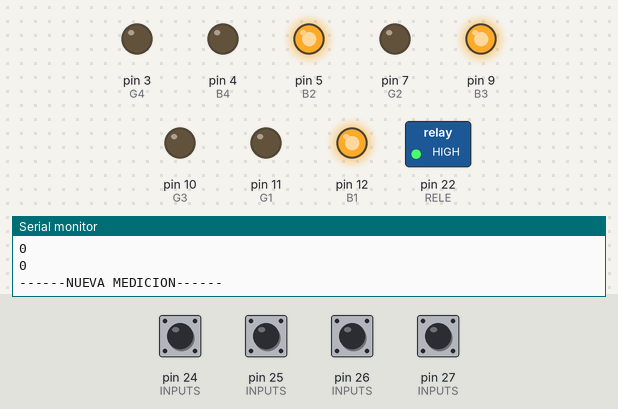
Simulated run of this sketch. Board: Arduino Mega 2560, built with avr-gcc and run on an emulated ATmega2560. Parts: switched loads named in the sketch (green lamp = pin HIGH), output pins drawn as LEDs (lit = HIGH), the last lines printed to the serial monitor. The test bench sets the inputs (shaded band); at power-on: pin 24 (INPUTS), pin 25 (INPUTS), pin 26 (INPUTS), pin 27 (INPUTS) HIGH. Pins used as bus, display or sensor lines are not drawn.

Above: at 1.3 s.
1.4 s: pin 24 (INPUTS) pulled LOW for 0.15 s
At 2.7 s:
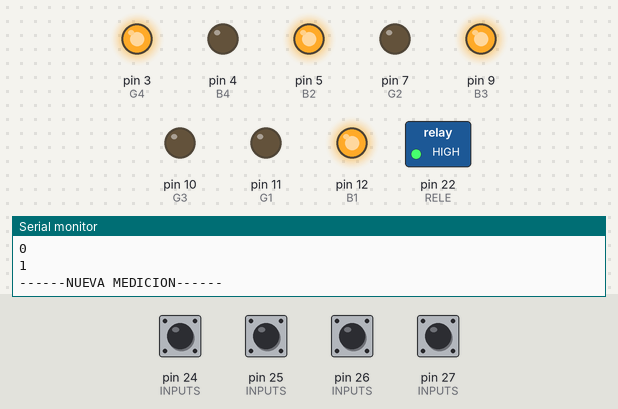
3.5 s: pin 27 (INPUTS) pulled LOW for 0.15 s
At 4.5 s:
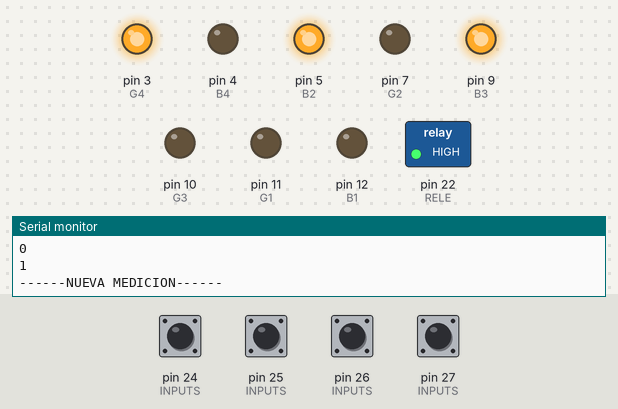
5.6 s: pin 25 (INPUTS) pulled LOW for 0.15 s
At 7.0 s:
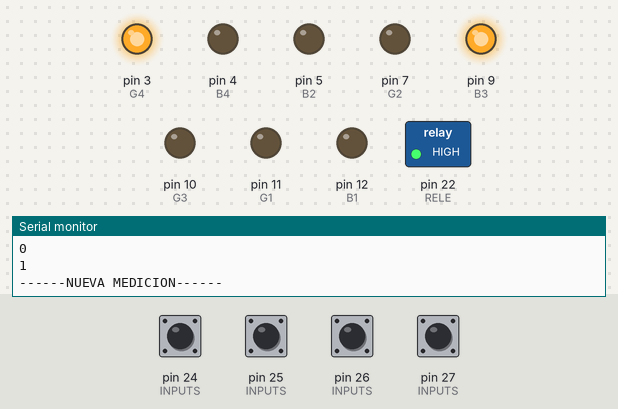
7.6 s: pin 26 (INPUTS) pulled LOW for 0.15 s
At 9.0 s:
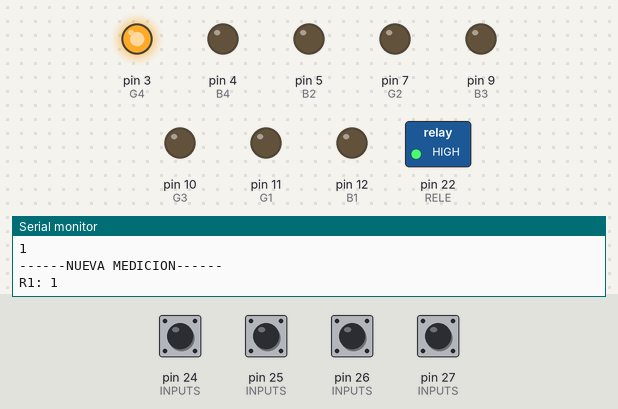
9.7 s: pin 24 (INPUTS) pulled LOW for 1 s
At 12.1 s:
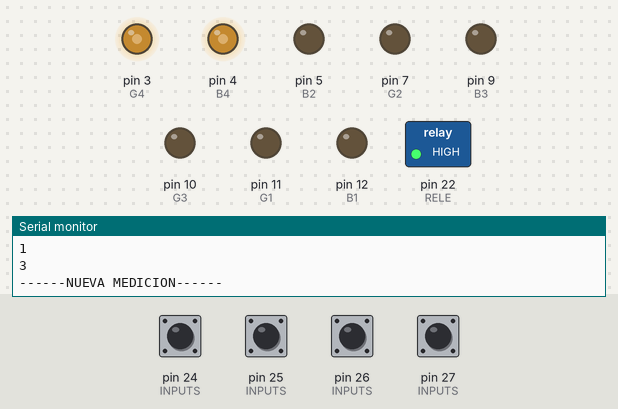
12.4 s: pin 27 (INPUTS) pulled LOW for 1 s
At 14.3 s:
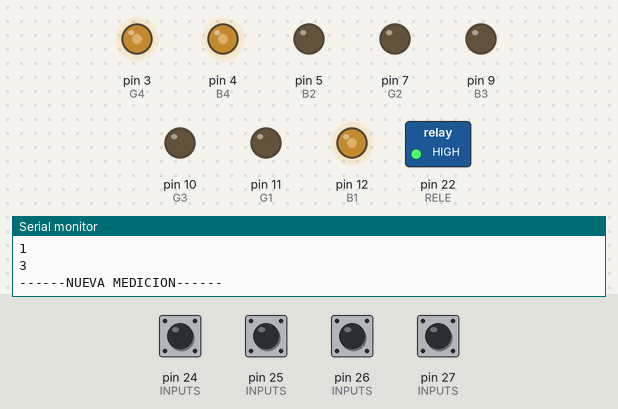
Timing chart, 0 to 15.8 s (numbered marks = the images above; inputs shaded):
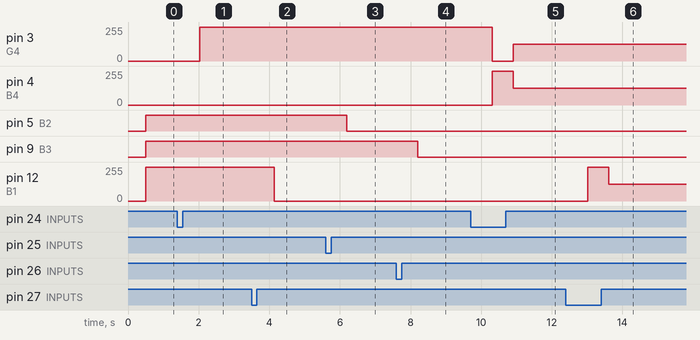

The sketch:

04_LucesPanel_CATODOCOMUNv2.ino
```cpp
/* 04_NewPanel
 *
 * MEGA, 6 BOTONES, 1 RELE, y 6 BI-LEDS
 *
 */


//EDITABLE
#define SPRINT      true
#define NEED_REPOSO false
#define RELE  22
#define R4  2
#define G4  3
#define B4  4
#define R2  6
#define G2  7
#define B2  5
#define R3  8
#define G3  10
#define B3  9
#define R1  13
#define G1  11
#define B1  12

#define BOTO1    27
#define BOTO2    25
#define BOTO3    26
#define BOTO4    24


#define NCOLORES 4
#define DS  10
#define RES_AMP1 230
#define RES_AMP2 50
#define RES_AMP3 170
#define CHANGUI 20
#define LIM_AMP1 255
#define LIM_AMP2 255
#define LIM_AMP3 210

#define VELOCIDAD 10

#define RETENCION 500

const int N_INPUTS = 6;
const int INPUTS[N_INPUTS] = {BOTO1,BOTO2,BOTO3,BOTO4};
const int INPUTS_ISTATE[N_INPUTS] = {1,1,1,1};
const int N_OUTPUTS = 13;
const int OUTPUTS[N_OUTPUTS] = {RELE,R1,G1,B1,R2,G2,B2,R3,G3,B3,R4,G4,B4};
const int OUTPUTS_ISTATE[N_OUTPUTS] = {1,0,0,0,0,0,0,0,0,0,0,0,0};


int actual1 = 0;
int actual2 = 0;
int actual3 = 0;
int actual4 = 0;


unsigned long timer1 = 0;
unsigned long timer2 = 0;
unsigned long timer3 = 0;
unsigned long timer4 = 0;


unsigned long contador_audio = 0;


//NO EDITABLE
boolean reposo = false;
boolean activo = false;
boolean resuelto = false;
unsigned long timer_print = 0;
////////////////////////////////////SETUP///////////////////////////////
//NO EDITABLE
void setup() {
  if(SPRINT){Serial.begin(9600);}
//declara entradas
  for(int a = 0;a < N_INPUTS;a++){
    pinMode(INPUTS[a] , INPUT);
    digitalWrite(INPUTS[a] , INPUTS_ISTATE[a]);
  }
//declara salidas
  for(int a = 0;a < N_OUTPUTS;a++){
    pinMode(OUTPUTS[a] , OUTPUT);
    digitalWrite(OUTPUTS[a] , OUTPUTS_ISTATE[a]);
  }
//si necesita reposo
  if(NEED_REPOSO){reposo=true;activo=false;resuelto=false;}else{reposo=false;activo=true;resuelto=false;}
//EDITABLE

}

///////////////////////////////////////LOOP//////////////////////////////////////////
void loop() {
  if_reposo();
  if_activo();
  if_resuelto();
  showme();
}

////////////////////////////////////////FUNCIONES///////////////////////////////////
//EDITABLE
void if_reposo()
{
  if(reposo){
  }
}

void if_activo()
{
  if(activo){
/////////////////////1////////////////////////
  if(millis() - timer1 > RETENCION){
    switch(actual1){

      case 0:{
        digitalWrite(R1,LOW);
        digitalWrite(G1,LOW);
        digitalWrite(B1,HIGH);
        break;}

      case 1:{
        digitalWrite(R1,HIGH);
        digitalWrite(G1,LOW);
        digitalWrite(B1,LOW);
        break;}

      case 2:{
        digitalWrite(R1,LOW);
        digitalWrite(G1,LOW);
        digitalWrite(B1,HIGH);
        break;}

      case 3:{
        digitalWrite(G1,LOW);
        analogWrite(R1,125);
        analogWrite(B1,125);
        break;}
        }
      if(check(0,BOTO1,DS)){
      actual1++;
      timer1 = millis();
      if(actual1 == NCOLORES){actual1 = 0;}
      }}
/////////////2//////////////////////////
  if(millis() - timer2 > RETENCION){
    switch(actual2){

      case 0:{
        digitalWrite(R2,LOW);
        digitalWrite(G2,LOW);
        digitalWrite(B2,HIGH);
        break;}

      case 1:{
        digitalWrite(R2,HIGH);
        digitalWrite(G2,LOW);
        digitalWrite(B2,LOW);
        break;}

      case 2:{
        digitalWrite(R2,LOW);
        digitalWrite(G2,HIGH);
        digitalWrite(B2,LOW);
        break;}

      case 3:{
        digitalWrite(R2,LOW);
        analogWrite(G2,150);
        analogWrite(B2,125);
        break;}

        }
      if(check(0,BOTO2,DS)){
      actual2++;
      timer2 = millis();
      if(actual2 == NCOLORES){actual2 = 0;}
      }}
//////////////////////////3///////////////////////////
  if(millis() - timer3 > RETENCION){
    switch(actual3){

      case 0:{
        digitalWrite(R3,LOW);
        digitalWrite(G3,LOW);
        digitalWrite(B3,HIGH);
        break;}

      case 1:{
        digitalWrite(R3,HIGH);
        digitalWrite(G3,LOW);
        digitalWrite(B3,LOW);
        break;}

      case 2:{
        digitalWrite(R3,LOW);
        digitalWrite(G3,HIGH);
        digitalWrite(B3,LOW);
        break;}

      case 3:{
        digitalWrite(G3,LOW);
        analogWrite(R3,125);
        analogWrite(B3,125);
        break;}
      }
      if(check(0,BOTO3,DS)){
      actual3++;
      timer3 = millis();
      if(actual3 == NCOLORES){actual3 = 0;}
      }}
/////////////////////////4///////////////////////////
  if(millis() - timer4 > RETENCION){
    switch(actual4){

      case 0:{
        digitalWrite(R4,HIGH);
        digitalWrite(G4,LOW);
        digitalWrite(B4,LOW);
        break;}

      case 1:{
        digitalWrite(R4,LOW);
        digitalWrite(G4,HIGH);
        digitalWrite(B4,LOW);
        break;}

      case 2:{
        digitalWrite(R4,LOW);
        digitalWrite(G4,LOW);
        digitalWrite(B4,HIGH);
        break;}

      case 3:{
        digitalWrite(R4,LOW);
        analogWrite(G4,125);
        analogWrite(B4,125);
        break;}
    }
      if(check(0,BOTO4,DS)){
      actual4++;
      timer4 = millis();
      if(actual4 == NCOLORES){actual4 = 0;}
      }}


  if(actual1 == 3 && actual2 == 1 && actual3 == 2 && actual4 == 3 ){digitalWrite(RELE,LOW);}else{digitalWrite(RELE,HIGH);}
  }}


void if_resuelto()
{
  if(resuelto){
    digitalWrite(RELE, LOW);
  }
}

void showme ()
{
  if(SPRINT && millis() - timer_print > 1000)
  {
    Serial.println("------NUEVA MEDICION------");
    Serial.print("R1: ");
    Serial.println(actual1);
    Serial.println(actual2);
    Serial.println(actual3);
    Serial.println(actual4);

    }
  }


//NO EDITABLE
//comprueba el estado de un sensor
boolean check (boolean cual, int entrada, int ds)
{
  boolean resu = false;
  int contador = 0;
  if(cual){ while(digitalRead(entrada) == 1 && resu == false){delay(ds);contador++;if(contador == 5){resu = true;}}
  }else{    while(digitalRead(entrada) == 0 && resu == false){delay(ds);contador++;if(contador == 5){resu = true;}}}
  return resu;
}
```

Measured:
- after the input at 1.4 s, pin 3 (G4): 0/255 → 255/255 after 0.63 s
- after the input at 3.5 s, pin 12 (B1): 255/255 → 0/255 after 0.64 s
- after the input at 5.6 s, pin 5 (B2): HIGH → LOW after 0.60 s
- after the input at 7.6 s, pin 9 (B3): HIGH → LOW after 0.61 s
- after the input at 9.7 s, pin 3 (G4): 255/255 → 0/255 after 0.62 s, → 125/255 0.59 s later; pin 4 (B4): 0/255 → 255/255 after 0.62 s, → 125/255 0.59 s later
- after the input at 12.4 s, pin 12 (B1): 0/255 → 255/255 after 0.61 s, → 125/255 0.59 s later
